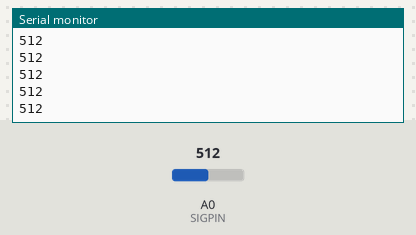
A sketch run on a simulated Arduino Uno, built with avr-gcc and run on an emulated ATmega328P. Shown: the last lines printed to the serial monitor. The inputs (shaded band) are chosen by the test bench; at power-on: A0 (SIGPIN) = 512.

Above: at 1.2 s.
1.3 s: A0 (SIGPIN) set to 716
At 2.3 s:
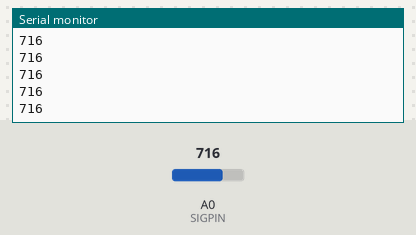
2.8 s: A0 (SIGPIN) set to 900
At 3.5 s:
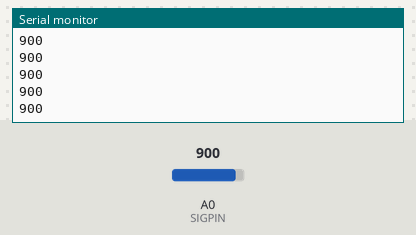
Timing chart, 0 to 5.8 s (numbered marks = the images above; inputs shaded):
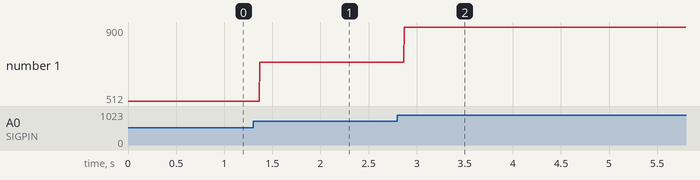

Measured:
- after the input at 1.3 s, the serial monitor: prints a new line after 0.07 s (image 1)
- after the input at 2.8 s, the serial monitor: prints a new line after 0.07 s (image 2)
- plotted number 1: 512 → 716 after the input at 1.3 s, 716 → 900 after the input at 2.8 s

The sketch:

moisture.ino
```cpp
#define SIGPIN A0

int analogVal;

void setup()
{
  Serial.begin(9600);
  pinMode(SIGPIN, INPUT);
}

void loop()
{
  analogVal = analogRead(SIGPIN);
  Serial.println(String(analogVal));
  delayMicroseconds(1000);
}
```
